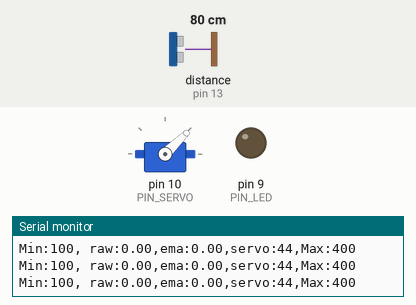
Simulated run of this sketch. Board: Arduino Uno, built with avr-gcc and run on an emulated ATmega328P. Parts: servo, output pins drawn as LEDs (lit = HIGH), the last lines printed to the serial monitor. Wiring (inferred from the names in the program): ultrasonic range finder: trigger pin 12; echo pin 13. Inputs (shaded band) come from the test bench; at power-on: distance to the obstacle (sensor on pin 13) 80 cm. The echo pulse lasts 58.3 µs per cm; pins used as bus, display or sensor lines are not drawn.

Above: at 1.2 s.
1.3 s: distance to the obstacle (sensor on pin 13) set to 42 cm
2.8 s: distance to the obstacle (sensor on pin 13) set to 39 cm
At 3.1 s:
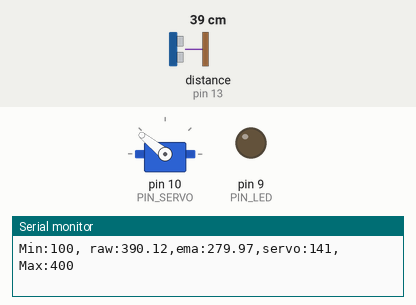
4.3 s: distance to the obstacle (sensor on pin 13) set to 18 cm
At 5.4 s:
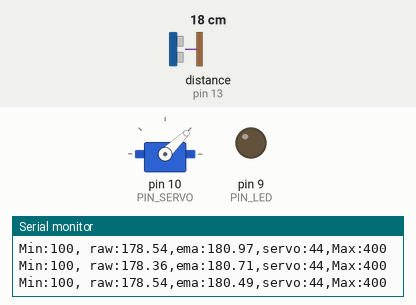
5.8 s: distance to the obstacle (sensor on pin 13) set to 19 cm
8.8 s: distance to the obstacle (sensor on pin 13) set to 12 cm
11.8 s: distance to the obstacle (sensor on pin 13) set to 9 cm
Timing chart, 0 to 14.3 s (numbered marks = the images above; inputs shaded):
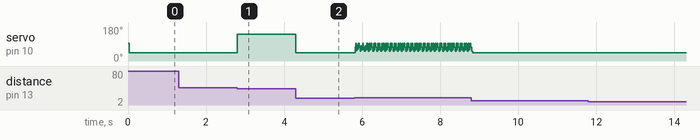

The sketch:

11P07.ino
```cpp
#include <Servo.h>

// Arduino pin assignment
#define PIN_LED 9
#define PIN_SERVO 10
#define PIN_TRIG 12
#define PIN_ECHO 13

// configurable parameters
#define SND_VEL 346.0 // sound velocity at 24 celsius degree (unit: m/s)
#define INTERVAL 25 // sampling interval (unit: ms)
#define _DIST_MIN 100 // minimum distance to be measured (unit: mm)
#define _DIST_MAX 400 // maximum distance to be measured (unit: mm)
#define _DIST_ALPHA 0.1 // EMA weight of new sample (range: 0 to 1). Setting this value to 1 effectively disables EMA filter.

#define _DUTY_MIN 1000 // servo full clockwise position (0 degree)
#define _DUTY_NEU 1500 // servo neutral position (90 degree)
#define _DUTY_MAX 2000 // servo full counterclockwise position (180 degree)

// global variables
float timeout; // unit: us
float dist_min, dist_max, dist_raw, dist_prev, dist_ema, alpha; // unit: mm
unsigned long last_sampling_time; // unit: ms
float scale; // used for pulse duration to distance conversion
Servo myservo;

void setup() {
// initialize GPIO pins
  pinMode(PIN_LED,OUTPUT);
  pinMode(PIN_TRIG,OUTPUT);
  digitalWrite(PIN_TRIG, LOW);
  pinMode(PIN_ECHO,INPUT);

  myservo.attach(PIN_SERVO);
  myservo.writeMicroseconds(_DUTY_NEU);

// initialize USS related variables
  dist_min = _DIST_MIN;
  dist_max = _DIST_MAX;
  timeout = (INTERVAL / 2) * 1000.0; // precalculate pulseIn() timeout value. (unit: us)
  dist_raw = dist_prev = 0.0; // raw distance output from USS (unit: mm)
  alpha = _DIST_ALPHA;
  scale = 0.001 * 0.5 * SND_VEL;

// initialize serial port
  Serial.begin(57600);

// initialize last sampling time
  last_sampling_time = 0;
}

void loop() {
// wait until next sampling time.
// millis() returns the number of milliseconds since the program started. Will overflow after 50 days.
  if(millis() < last_sampling_time + INTERVAL) return;

// get a distance reading from the USS
  dist_raw = USS_measure(PIN_TRIG,PIN_ECHO);
  dist_ema = alpha * dist_raw + (1 - alpha) * dist_ema;

// output the read value to the serial port
  Serial.print("Min:100, raw:");
  Serial.print(dist_raw);
  Serial.print(",ema:");
  Serial.print(dist_ema);
  Serial.print(",servo:");
  Serial.print(myservo.read());
  Serial.println(",Max:400");

// adjust servo position according to the USS read value
  if (dist_raw <= 180) myservo.writeMicroseconds(_DUTY_MIN);
  else if (180 <= dist_raw && dist_raw < 270) {
      for (int servo = _DUTY_MIN; servo <= _DUTY_NEU ; servo ++)
          myservo.writeMicroseconds(servo);
  }
  else if (270 <= dist_raw && dist_raw < 360) {
      for (int servo = _DUTY_NEU; servo <= _DUTY_MAX ; servo ++)
          myservo.writeMicroseconds(servo);
  }
  else if (360 <= dist_raw) myservo.writeMicroseconds(_DUTY_MAX);

// update last sampling time
  last_sampling_time += INTERVAL;

}


// get a distance reading from USS. return value is in millimeter.
float USS_measure(int TRIG, int ECHO)
{
  float reading;
  digitalWrite(TRIG, HIGH);
  delayMicroseconds(10);
  digitalWrite(TRIG, LOW);

  reading = pulseIn(ECHO, HIGH, timeout) * scale; // unit: mm
  if (180 <= reading && reading <= 360) {
    analogWrite(PIN_LED, 0);
  }
  if(reading < dist_min || reading > dist_max) reading = 0.0; // return 0 when out of range.

  if(reading == 0.0) reading = dist_prev;
  else dist_prev = reading;

  return reading;
}
```

Measured:
- the behaviour switches between 40 and 39 cm on distance to the obstacle (sensor on pin 13) (found by bisection; images 0 and 1)
- after the input at 2.8 s, servo on pin 10 (PIN_SERVO): 44° → 141° at once
- after the input at 4.3 s, servo on pin 10 (PIN_SERVO): 141° → 44° at once
